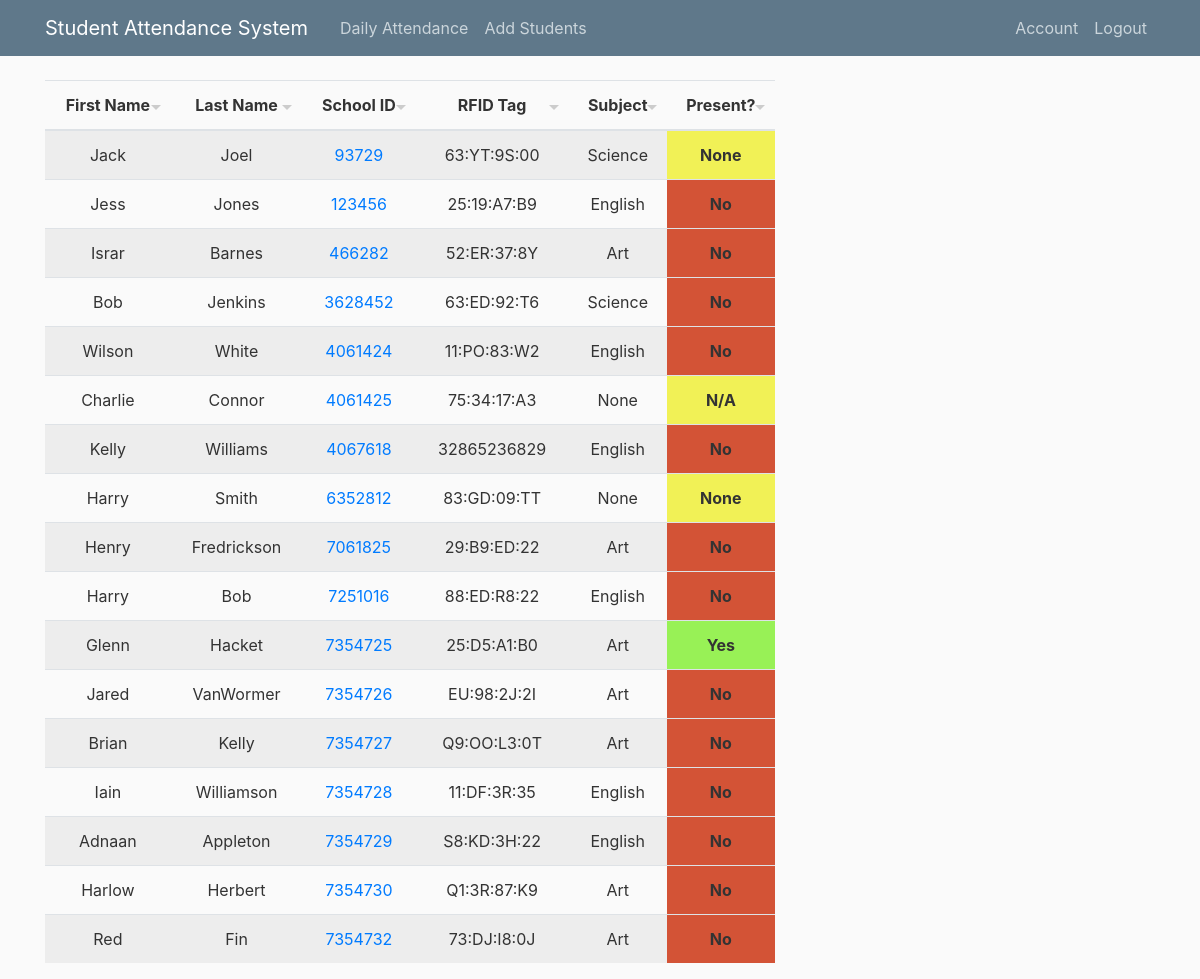
The app's page /attendance (signed in), older data.
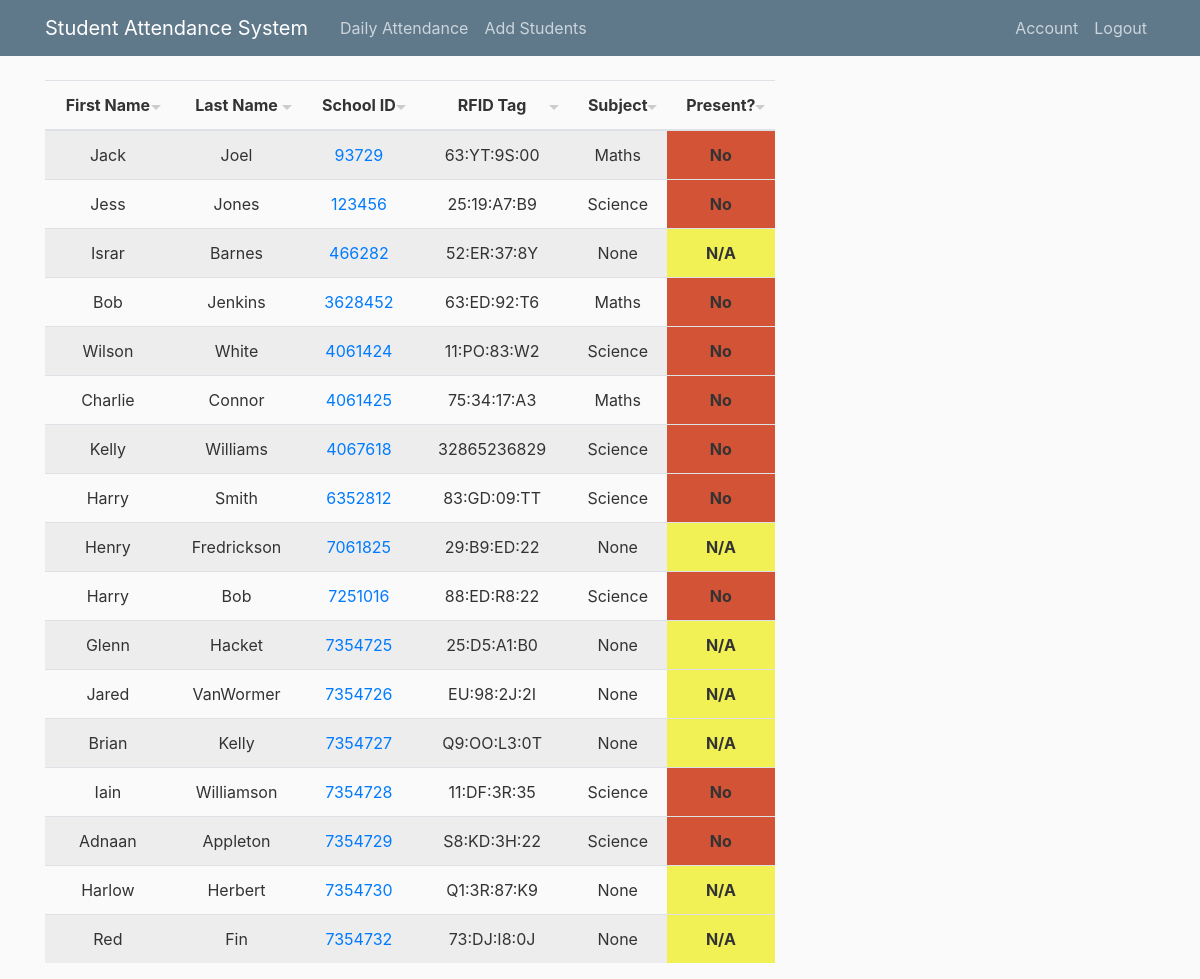
The same page, newer data.
### app/models.py (models this page shows, shortened)
class student(db.Model):
	__tablename__ = "student"
	lname = db.Column(db.String(128))
	fname = db.Column(db.String(128))
	id = db.Column(db.Integer, primary_key=True)
	rfid = db.Column(db.String(16))
	present = db.Column(db.String(16))
	subject = db.Column(db.String(20))

### app/routes.py (the view)
@app.route("/", methods=['GET', 'POST'])
@app.route("/attendance")
@login_required
def attendance():
	return render_template('attendance.html', query=student.query.all(), title='Attendance')

### app/models.py (called while the page is built)
@login_manager.user_loader
def load_user(user_id):
	user = teacher.query.get(int(user_id))
	if user:
		return user

### app/templates/attendance.html
{% extends "base.html" %}
{% block content %}
    <table class="table table-striped table-hover table-sortable" id="tblstudents">
    <thead>
        <tr>
            <th scope="col">First Name</th>
            <th scope="col">Last Name</th>
            <th scope="col">School ID</th>
            <th scope="col">RFID Tag</th>
            <th scope="col">Subject</th>
            <th scope="col">Present?</th>
        </tr>
    </thead>
    <tbody>
    {%for student in query%}
    <tr>
        <td>{{student.fname}}</td>
        <td>{{student.lname}}</td>
        <td><a href="/stedit/{{student.id}}">{{student.id}}</a></td>
        <td>{{student.rfid}}</td>
        <td>{{student.subject}}</td>
        {% if student.present == 'No' %}
            <td id="NotPresent">{{student.present}}</td>
        {% elif student.present == 'Yes' %}
            <td id="YesPresent">{{student.present}}</td>
        {% else %}
            <td id="NonePresent">{{student.present}}</td>
        {% endif %}
    </tr>
    {% endfor %}
    </tbody>
 </table>
{% endblock content %}

### app/templates/base.html (shortened to what this page needs)
<!DOCTYPE html>
<html>
<head>
    <link rel="stylesheet" href="https://maxcdn.bootstrapcdn.com/bootstrap/4.0.0/css/bootstrap.min.css">
    <link rel="stylesheet" type="text/css" href="{{ url_for('static',filename='styles/main.css') }}">
</head>
<body>
    <header class="site-header">
      <nav class="navbar navbar-expand-md navbar-dark bg-steel fixed-top">
        <div class="container">
          <a class="navbar-brand mr-4" href="/">Student Attendance System</a>
          <div class="collapse navbar-collapse" id="navbarToggle">
            <div class="navbar-nav mr-auto">
              {% if current_user.is_authenticated %}
                <a class="nav-item nav-link" href="{{ url_for('attendance') }}">Daily Attendance</a>
                <a class="nav-item nav-link" href="{{ url_for('stadd') }}">Add Students</a>
              {% else %}
                <a class="nav-item nav-link" href="{{ url_for('login') }}">Login</a>
              {% endif %}
            </div>
            <div class="navbar-nav">
              {% if current_user.is_authenticated %}
                <a class="nav-item nav-link" href="{{ url_for('account') }}">Account</a>
                <a class="nav-item nav-link" href="{{ url_for('logout') }}">Logout</a>
              {% endif %}
            </div>
          </div>
        </div>
      </nav>
    </header>
    <main role="main" class="container">
      <div class="row">
        <div class="col-md-8">
          {% block content %}{% endblock %}
        </div>
      </div>
    </main>
</body>
</html>

### app/static/styles/main.css (style rules this page uses)
body { background: #fafafa; color: #333333; margin-top: 5rem; }
.table-sortable > thead > tr > th { cursor: pointer; position: relative; }
.table-sortable > thead > tr > th:after { content: ' '; position: absolute; height: 0; width: 0; right: 10px; top: 50%; border-left: 5px solid transparent; border-right: 5px solid transparent; border-top: 5px solid #ccc; border-bottom: 0px solid transparent; }
td#NotPresent { background-color: #D35336; font-weight: bold; }
td#NonePresent { background-color: #F1F156; font-weight: bold; }
tr { text-align: center; }
th { width: auto; }
.bg-steel { background-color: #5f788a; }
.site-header .navbar-nav .nav-link { color: #cbd5db; }

Row changes from the older to the newer data that the page shows:
changed student "Jack": subject "Science" → "Maths"; present "None" → "No"
changed student "Jess": subject "English" → "Science"
changed student "Israr": subject "Art" → "None"; present "No" → "N/A"
changed student "Jenkins": subject "Science" → "Maths"
changed student "Wilson": subject "English" → "Science"
changed student "Charlie": subject "None" → "Maths"; present "N/A" → "No"
changed student "Williams": subject "English" → "Science"
changed student "Smith": subject "None" → "Science"; present "None" → "No"
changed student "Henry": subject "Art" → "None"; present "No" → "N/A"
changed student "88:ED:R8:22": subject "English" → "Science"
changed student "Glenn": subject "Art" → "None"; present "Yes" → "N/A"
changed student "Jared": subject "Art" → "None"; present "No" → "N/A"
changed student "Brian": subject "Art" → "None"; present "No" → "N/A"
changed student "Iain": subject "English" → "Science"
changed student "Adnaan": subject "English" → "Science"
changed student "Harlow": subject "Art" → "None"; present "No" → "N/A"
changed student "Red": subject "Art" → "None"; present "No" → "N/A"
